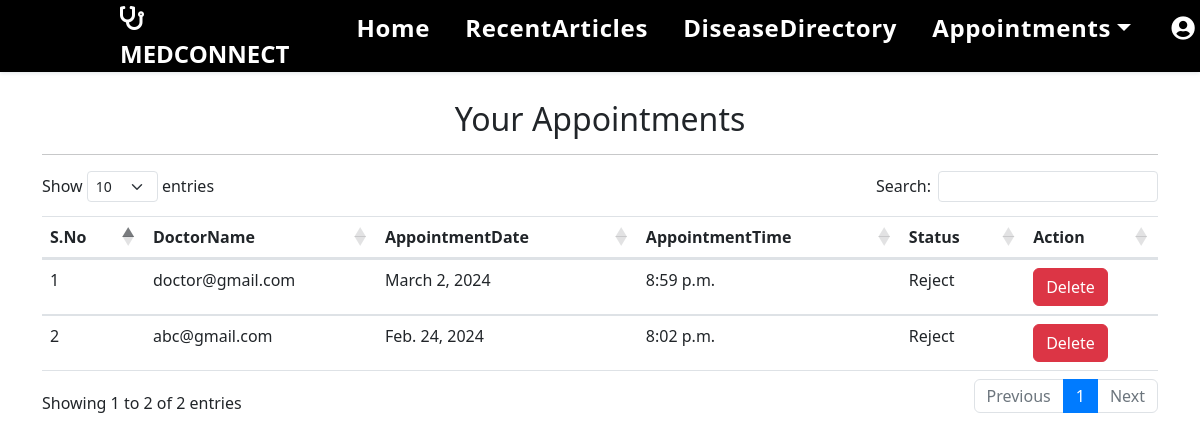
The page /viewapp (signed in) on the database its author committed.
### Doctor/models.py (models this page shows, shortened)
class Appointment(models.Model):
    doctor = models.ForeignKey(Doctor, on_delete=models.CASCADE)
    patient = models.ForeignKey(User, on_delete=models.CASCADE)
    appointment_date = models.DateField(null=True)
    appointment_time = models.TimeField(null=True)
    reason_for_visit = models.TextField(null=True,max_length=50)
    status=models.CharField(null=True,max_length=15)

class Doctor(models.Model):
    user=models.ForeignKey(User, null=True, on_delete=models.CASCADE)
    first_name = models.CharField(null=True,max_length=50)
    last_name = models.CharField(null=True,max_length=30)
    email = models.EmailField(null=True,max_length=50)
    contact_no = models.CharField(null=True,max_length=13)
    designation = models.CharField(null=True,max_length=50)
    specialty = models.CharField(null=True,max_length=30)
    hospital=models.CharField(null=True,max_length=50)
    experience_years = models.PositiveIntegerField(null=True)
    def __str__(self):
        return self.user.username

### Patient/views.py (the view)
# urls.py: path('viewapp',viewapp,name='viewapp'),
def viewapp(request):
    if not request.user.is_authenticated:
        return redirect('userlogin')
    error=False
    user=User.objects.get(id=request.user.id)
    data=Appointment.objects.filter(patient=user)
    d={'data':data}
    return render(request,'viewapp.html',d)

### Patient/templates/viewapp.html (shortened to what this page needs)
{% extends 'patient_nav.html'%}
{% block body%}
{% load static %}
<link rel="stylesheet" href="https://cdnjs.cloudflare.com/ajax/libs/twitter-bootstrap/5.3.0/css/bootstrap.min.css">
<link rel="stylesheet" href="https://cdn.datatables.net/1.13.7/css/dataTables.bootstrap5.min.css">
<div class="container" style="margin-top: 90px;overflow-x:auto;">
    <h2 class="text-center">Your Appointments</h2>
            <hr>
    <table class="table table=bordered" id="example">
        <thead>
            <tr>
                <th>S.No</th>
                <th>DoctorName</th>
                <th>AppointmentDate</th>
                <th>AppointmentTime</th>
                <th>Status</th>
                <th>Action</th>
            </tr>
        </thead>
        <tbody>
            {% for i in data %}
            <tr>
                <td>{{forloop.counter}}</td>
                <td>{{i.doctor}}</td>
                <td>{{i.appointment_date}}</td>
                <td>{{i.appointment_time}}</td>
                <td>{{i.status}}</td>
                <td><a href="{% url 'deleteapp2' i.id %}"  class="btn btn-danger" onclick="return confirm('Are You Sure to Delete?')">Delete</a></td>
            </tr>
            {%endfor%}
        </tbody>
    </table>
</div>
{%endblock%}

### Patient/static/css/mystyle.css (style rules this page uses)
* { margin: 0; padding: 0; box-sizing: border-box; text-decoration: none; outline: none; border: none; transition: all 0.2s linear; }
html { overflow-x: hidden; scroll-behavior: smooth; }
body { background: #f7f7f7; padding: 10px; }
html { overflow-x: hidden; }

### rows shown on the page
Appointment: doctor "doctor@gmail.com", appointment_date "March 2, 2024", appointment_time "8:59 p.m.", status "Reject"
Appointment: doctor "abc@gmail.com", appointment_date "Feb. 24, 2024", appointment_time "8:02 p.m.", status "Reject"
